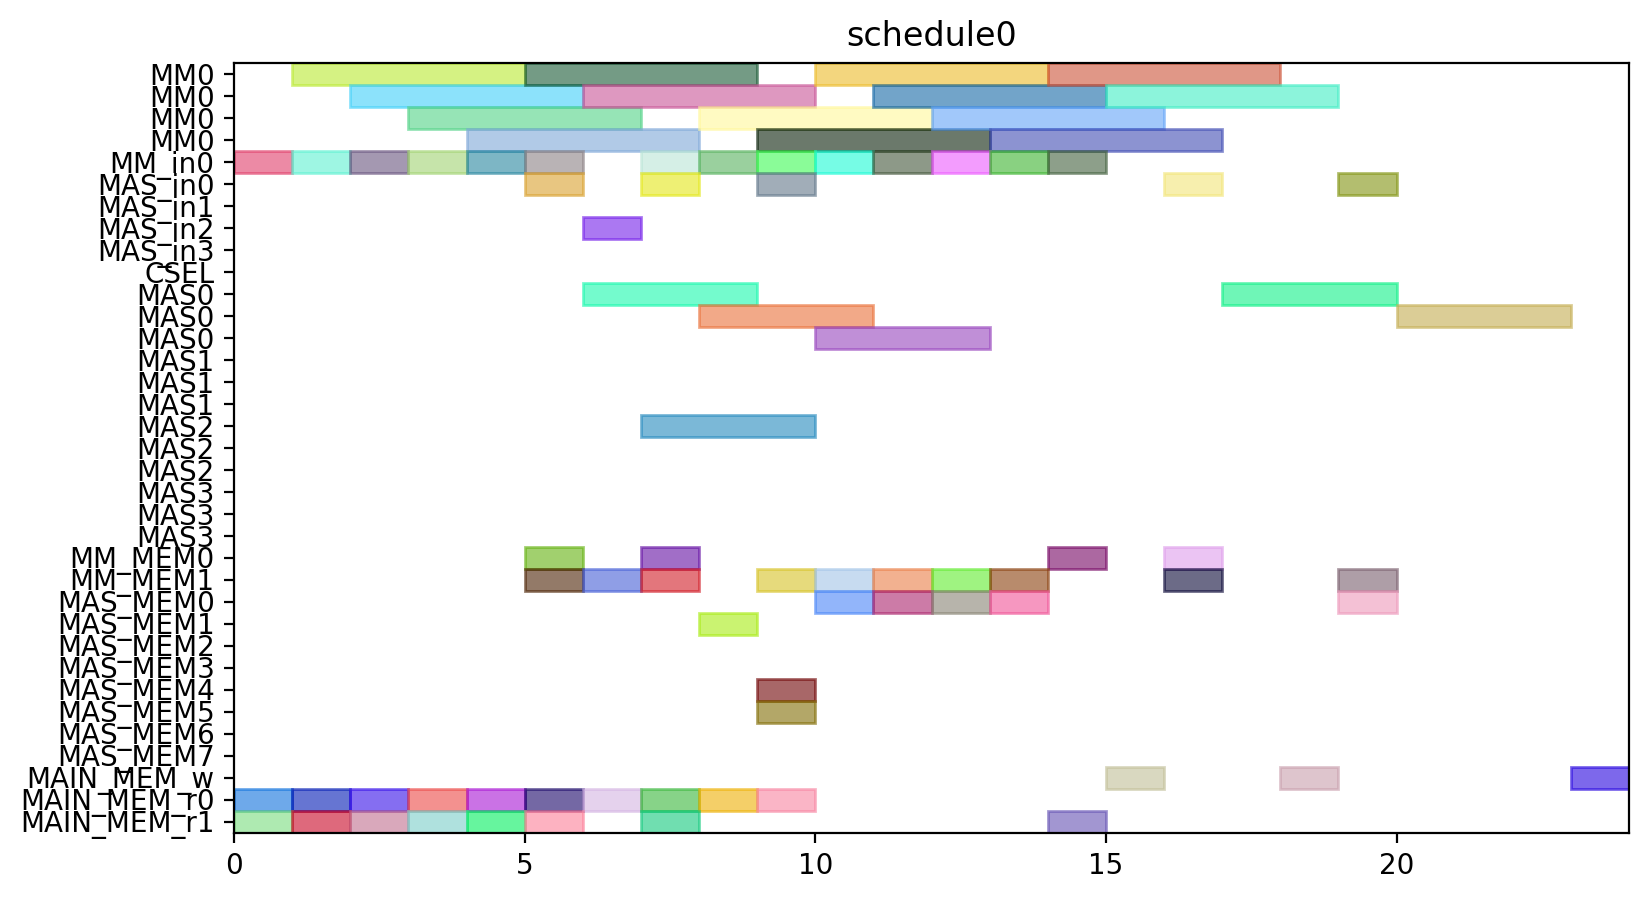

Here is the Python script that generated this plot:
from pyschedule import Scenario, solvers, plotters, alt


def solve():
	horizon = 120
	S = Scenario("schedule0", horizon=horizon)

	# resource
	MM = S.Resources('MM', num=1, size=4)
	MM_in = S.Resources('MM_in', num=1)
	MAS_in = S.Resources('MAS_in', num=4)
	CSEL = S.Resource('CSEL')
	MAS = S.Resources('MAS', num=4, size=3, periods=range(1, horizon))
	MM_MEM = S.Resources('MM_MEM', num=2)
	MAS_MEM = S.Resources('MAS_MEM', num=8)
	MAIN_MEM_w = S.Resource('MAIN_MEM_w', size=1)
	MAIN_MEM_r = S.Resources('MAIN_MEM_r', num=2)

	# result of previous scheduling

	# new tasks
	r1 = S.Task('r1', length=4, delay_cost=1)
	r1 += alt(MM)
	r1_in = S.Task('r1_in', length=1, delay_cost=1)
	r1_in += alt(MM_in)
	S += r1_in*MM_in[0]<=r1*MM[0]
	r1_mem0 = S.Task('r1_mem0', length=1, delay_cost=1)
	r1_mem0 += MAIN_MEM_r[0]
	S += r1_mem0 <= r1

	r1_mem1 = S.Task('r1_mem1', length=1, delay_cost=1)
	r1_mem1 += MAIN_MEM_r[1]
	S += r1_mem1 <= r1

	r3 = S.Task('r3', length=4, delay_cost=1)
	r3 += alt(MM)
	r3_in = S.Task('r3_in', length=1, delay_cost=1)
	r3_in += alt(MM_in)
	S += r3_in*MM_in[0]<=r3*MM[0]
	r3_mem0 = S.Task('r3_mem0', length=1, delay_cost=1)
	r3_mem0 += MAIN_MEM_r[0]
	S += r3_mem0 <= r3

	r3_mem1 = S.Task('r3_mem1', length=1, delay_cost=1)
	r3_mem1 += MAIN_MEM_r[1]
	S += r3_mem1 <= r3

	r4 = S.Task('r4', length=4, delay_cost=1)
	r4 += alt(MM)
	r4_in = S.Task('r4_in', length=1, delay_cost=1)
	r4_in += alt(MM_in)
	S += r4_in*MM_in[0]<=r4*MM[0]
	r4_mem0 = S.Task('r4_mem0', length=1, delay_cost=1)
	r4_mem0 += MAIN_MEM_r[0]
	S += r4_mem0 <= r4

	r4_mem1 = S.Task('r4_mem1', length=1, delay_cost=1)
	r4_mem1 += MAIN_MEM_r[1]
	S += r4_mem1 <= r4

	r5 = S.Task('r5', length=4, delay_cost=1)
	r5 += alt(MM)
	r5_in = S.Task('r5_in', length=1, delay_cost=1)
	r5_in += alt(MM_in)
	S += r5_in*MM_in[0]<=r5*MM[0]
	r5_mem0 = S.Task('r5_mem0', length=1, delay_cost=1)
	r5_mem0 += MAIN_MEM_r[0]
	S += r5_mem0 <= r5

	r5_mem1 = S.Task('r5_mem1', length=1, delay_cost=1)
	r5_mem1 += MAIN_MEM_r[1]
	S += r5_mem1 <= r5

	r6 = S.Task('r6', length=4, delay_cost=1)
	r6 += alt(MM)
	r6_in = S.Task('r6_in', length=1, delay_cost=1)
	r6_in += alt(MM_in)
	S += r6_in*MM_in[0]<=r6*MM[0]
	r6_mem0 = S.Task('r6_mem0', length=1, delay_cost=1)
	r6_mem0 += MAIN_MEM_r[0]
	S += r6_mem0 <= r6

	r6_mem1 = S.Task('r6_mem1', length=1, delay_cost=1)
	r6_mem1 += MAIN_MEM_r[1]
	S += r6_mem1 <= r6

	r12 = S.Task('r12', length=4, delay_cost=1)
	r12 += alt(MM)
	r12_in = S.Task('r12_in', length=1, delay_cost=1)
	r12_in += alt(MM_in)
	S += r12_in*MM_in[0]<=r12*MM[0]
	r12_mem0 = S.Task('r12_mem0', length=1, delay_cost=1)
	r12_mem0 += MAIN_MEM_r[0]
	S += r12_mem0 <= r12

	r12_mem1 = S.Task('r12_mem1', length=1, delay_cost=1)
	r12_mem1 += MAIN_MEM_r[1]
	S += r12_mem1 <= r12

	r13 = S.Task('r13', length=4, delay_cost=1)
	r13 += alt(MM)
	r13_in = S.Task('r13_in', length=1, delay_cost=1)
	r13_in += alt(MM_in)
	S += r13_in*MM_in[0]<=r13*MM[0]
	r13_mem0 = S.Task('r13_mem0', length=1, delay_cost=1)
	r13_mem0 += MAIN_MEM_r[0]
	S += r13_mem0 <= r13

	r13_mem1 = S.Task('r13_mem1', length=1, delay_cost=1)
	r13_mem1 += MAIN_MEM_r[1]
	S += r13_mem1 <= r13

	r2 = S.Task('r2', length=3, delay_cost=1)
	r2 += alt(MAS)
	r2_in = S.Task('r2_in', length=1, delay_cost=1)
	r2_in += alt(MAS_in)
	S += r2_in*MAS_in[0]<=r2*MAS[0]

	S += r2_in*MAS_in[1]<=r2*MAS[1]

	S += r2_in*MAS_in[2]<=r2*MAS[2]

	S += r2_in*MAS_in[3]<=r2*MAS[3]

	r2_mem0 = S.Task('r2_mem0', length=1, delay_cost=1)
	r2_mem0 += alt(MM_MEM)
	S += (r1*MM[0])-1 < r2_mem0*MM_MEM[0]
	S += r2_mem0 <= r2

	r2_mem1 = S.Task('r2_mem1', length=1, delay_cost=1)
	r2_mem1 += alt(MM_MEM)
	S += (r1*MM[0])-1 < r2_mem1*MM_MEM[1]
	S += r2_mem1 <= r2

	r7 = S.Task('r7', length=3, delay_cost=1)
	r7 += alt(MAS)
	r7_in = S.Task('r7_in', length=1, delay_cost=1)
	r7_in += alt(MAS_in)
	S += r7_in*MAS_in[0]<=r7*MAS[0]

	S += r7_in*MAS_in[1]<=r7*MAS[1]

	S += r7_in*MAS_in[2]<=r7*MAS[2]

	S += r7_in*MAS_in[3]<=r7*MAS[3]

	r7_mem0 = S.Task('r7_mem0', length=1, delay_cost=1)
	r7_mem0 += alt(MM_MEM)
	S += (r5*MM[0])-1 < r7_mem0*MM_MEM[0]
	S += r7_mem0 <= r7

	r7_mem1 = S.Task('r7_mem1', length=1, delay_cost=1)
	r7_mem1 += alt(MM_MEM)
	S += (r6*MM[0])-1 < r7_mem1*MM_MEM[1]
	S += r7_mem1 <= r7

	r8 = S.Task('r8', length=3, delay_cost=1)
	r8 += alt(MAS)
	r8_in = S.Task('r8_in', length=1, delay_cost=1)
	r8_in += alt(MAS_in)
	S += r8_in*MAS_in[0]<=r8*MAS[0]

	S += r8_in*MAS_in[1]<=r8*MAS[1]

	S += r8_in*MAS_in[2]<=r8*MAS[2]

	S += r8_in*MAS_in[3]<=r8*MAS[3]

	r8_mem0 = S.Task('r8_mem0', length=1, delay_cost=1)
	r8_mem0 += MAIN_MEM_r[0]
	S += r8_mem0 <= r8

	r8_mem1 = S.Task('r8_mem1', length=1, delay_cost=1)
	r8_mem1 += alt(MM_MEM)
	S += (r4*MM[0])-1 < r8_mem1*MM_MEM[1]
	S += r8_mem1 <= r8

	r10 = S.Task('r10', length=3, delay_cost=1)
	r10 += alt(MAS)
	r10_in = S.Task('r10_in', length=1, delay_cost=1)
	r10_in += alt(MAS_in)
	S += r10_in*MAS_in[0]<=r10*MAS[0]

	S += r10_in*MAS_in[1]<=r10*MAS[1]

	S += r10_in*MAS_in[2]<=r10*MAS[2]

	S += r10_in*MAS_in[3]<=r10*MAS[3]

	r10_mem0 = S.Task('r10_mem0', length=1, delay_cost=1)
	r10_mem0 += MAIN_MEM_r[0]
	S += r10_mem0 <= r10

	r10_mem1 = S.Task('r10_mem1', length=1, delay_cost=1)
	r10_mem1 += alt(MM_MEM)
	S += (r4*MM[0])-1 < r10_mem1*MM_MEM[1]
	S += r10_mem1 <= r10

	r9 = S.Task('r9', length=4, delay_cost=1)
	r9 += alt(MM)
	r9_in = S.Task('r9_in', length=1, delay_cost=1)
	r9_in += alt(MM_in)
	S += r9_in*MM_in[0]<=r9*MM[0]
	r9_mem0 = S.Task('r9_mem0', length=1, delay_cost=1)
	r9_mem0 += MAIN_MEM_r[0]
	S += r9_mem0 <= r9

	r9_mem1 = S.Task('r9_mem1', length=1, delay_cost=1)
	r9_mem1 += alt(MAS_MEM)
	S += (r7*MAS[0])-1 < r9_mem1*MAS_MEM[1]
	S += (r7*MAS[1])-1 < r9_mem1*MAS_MEM[3]
	S += (r7*MAS[2])-1 < r9_mem1*MAS_MEM[5]
	S += (r7*MAS[3])-1 < r9_mem1*MAS_MEM[7]
	S += r9_mem1 <= r9

	r11 = S.Task('r11', length=4, delay_cost=1)
	r11 += alt(MM)
	r11_in = S.Task('r11_in', length=1, delay_cost=1)
	r11_in += alt(MM_in)
	S += r11_in*MM_in[0]<=r11*MM[0]
	r11_mem0 = S.Task('r11_mem0', length=1, delay_cost=1)
	r11_mem0 += alt(MAS_MEM)
	S += (r10*MAS[0])-1 < r11_mem0*MAS_MEM[0]
	S += (r10*MAS[1])-1 < r11_mem0*MAS_MEM[2]
	S += (r10*MAS[2])-1 < r11_mem0*MAS_MEM[4]
	S += (r10*MAS[3])-1 < r11_mem0*MAS_MEM[6]
	S += r11_mem0 <= r11

	r11_mem1 = S.Task('r11_mem1', length=1, delay_cost=1)
	r11_mem1 += alt(MAS_MEM)
	S += (r10*MAS[0])-1 < r11_mem1*MAS_MEM[1]
	S += (r10*MAS[1])-1 < r11_mem1*MAS_MEM[3]
	S += (r10*MAS[2])-1 < r11_mem1*MAS_MEM[5]
	S += (r10*MAS[3])-1 < r11_mem1*MAS_MEM[7]
	S += r11_mem1 <= r11

	PX_new = S.Task('PX_new', length=4, delay_cost=1)
	PX_new += alt(MM)
	PX_new_in = S.Task('PX_new_in', length=1, delay_cost=1)
	PX_new_in += alt(MM_in)
	S += PX_new_in*MM_in[0]<=PX_new*MM[0]
	S += 0<PX_new

	PX_new_w = S.Task('PX_new_w', length=1, delay_cost=1)
	PX_new_w += alt(MAIN_MEM_w)
	S += PX_new <= PX_new_w

	PX_new_mem0 = S.Task('PX_new_mem0', length=1, delay_cost=1)
	PX_new_mem0 += alt(MAS_MEM)
	S += (r2*MAS[0])-1 < PX_new_mem0*MAS_MEM[0]
	S += (r2*MAS[1])-1 < PX_new_mem0*MAS_MEM[2]
	S += (r2*MAS[2])-1 < PX_new_mem0*MAS_MEM[4]
	S += (r2*MAS[3])-1 < PX_new_mem0*MAS_MEM[6]
	S += PX_new_mem0 <= PX_new

	PX_new_mem1 = S.Task('PX_new_mem1', length=1, delay_cost=1)
	PX_new_mem1 += alt(MM_MEM)
	S += (r12*MM[0])-1 < PX_new_mem1*MM_MEM[1]
	S += PX_new_mem1 <= PX_new

	r14 = S.Task('r14', length=4, delay_cost=1)
	r14 += alt(MM)
	r14_in = S.Task('r14_in', length=1, delay_cost=1)
	r14_in += alt(MM_in)
	S += r14_in*MM_in[0]<=r14*MM[0]
	r14_mem0 = S.Task('r14_mem0', length=1, delay_cost=1)
	r14_mem0 += alt(MAS_MEM)
	S += (r2*MAS[0])-1 < r14_mem0*MAS_MEM[0]
	S += (r2*MAS[1])-1 < r14_mem0*MAS_MEM[2]
	S += (r2*MAS[2])-1 < r14_mem0*MAS_MEM[4]
	S += (r2*MAS[3])-1 < r14_mem0*MAS_MEM[6]
	S += r14_mem0 <= r14

	r14_mem1 = S.Task('r14_mem1', length=1, delay_cost=1)
	r14_mem1 += alt(MM_MEM)
	S += (r3*MM[0])-1 < r14_mem1*MM_MEM[1]
	S += r14_mem1 <= r14

	Z1_new = S.Task('Z1_new', length=4, delay_cost=1)
	Z1_new += alt(MM)
	Z1_new_in = S.Task('Z1_new_in', length=1, delay_cost=1)
	Z1_new_in += alt(MM_in)
	S += Z1_new_in*MM_in[0]<=Z1_new*MM[0]
	S += 0<Z1_new

	Z1_new_w = S.Task('Z1_new_w', length=1, delay_cost=1)
	Z1_new_w += alt(MAIN_MEM_w)
	S += Z1_new <= Z1_new_w

	Z1_new_mem0 = S.Task('Z1_new_mem0', length=1, delay_cost=1)
	Z1_new_mem0 += alt(MAS_MEM)
	S += (r2*MAS[0])-1 < Z1_new_mem0*MAS_MEM[0]
	S += (r2*MAS[1])-1 < Z1_new_mem0*MAS_MEM[2]
	S += (r2*MAS[2])-1 < Z1_new_mem0*MAS_MEM[4]
	S += (r2*MAS[3])-1 < Z1_new_mem0*MAS_MEM[6]
	S += Z1_new_mem0 <= Z1_new

	Z1_new_mem1 = S.Task('Z1_new_mem1', length=1, delay_cost=1)
	Z1_new_mem1 += alt(MM_MEM)
	S += (r13*MM[0])-1 < Z1_new_mem1*MM_MEM[1]
	S += Z1_new_mem1 <= Z1_new

	r15 = S.Task('r15', length=4, delay_cost=1)
	r15 += alt(MM)
	r15_in = S.Task('r15_in', length=1, delay_cost=1)
	r15_in += alt(MM_in)
	S += r15_in*MM_in[0]<=r15*MM[0]
	r15_mem0 = S.Task('r15_mem0', length=1, delay_cost=1)
	r15_mem0 += alt(MAS_MEM)
	S += (r8*MAS[0])-1 < r15_mem0*MAS_MEM[0]
	S += (r8*MAS[1])-1 < r15_mem0*MAS_MEM[2]
	S += (r8*MAS[2])-1 < r15_mem0*MAS_MEM[4]
	S += (r8*MAS[3])-1 < r15_mem0*MAS_MEM[6]
	S += r15_mem0 <= r15

	r15_mem1 = S.Task('r15_mem1', length=1, delay_cost=1)
	r15_mem1 += alt(MM_MEM)
	S += (r9*MM[0])-1 < r15_mem1*MM_MEM[1]
	S += r15_mem1 <= r15

	r16 = S.Task('r16', length=4, delay_cost=1)
	r16 += alt(MM)
	r16_in = S.Task('r16_in', length=1, delay_cost=1)
	r16_in += alt(MM_in)
	S += r16_in*MM_in[0]<=r16*MM[0]
	r16_mem0 = S.Task('r16_mem0', length=1, delay_cost=1)
	r16_mem0 += alt(MM_MEM)
	S += (r11*MM[0])-1 < r16_mem0*MM_MEM[0]
	S += r16_mem0 <= r16

	r16_mem1 = S.Task('r16_mem1', length=1, delay_cost=1)
	r16_mem1 += MAIN_MEM_r[1]
	S += r16_mem1 <= r16

	r17 = S.Task('r17', length=3, delay_cost=1)
	r17 += alt(MAS)
	r17_in = S.Task('r17_in', length=1, delay_cost=1)
	r17_in += alt(MAS_in)
	S += r17_in*MAS_in[0]<=r17*MAS[0]

	S += r17_in*MAS_in[1]<=r17*MAS[1]

	S += r17_in*MAS_in[2]<=r17*MAS[2]

	S += r17_in*MAS_in[3]<=r17*MAS[3]

	r17_mem0 = S.Task('r17_mem0', length=1, delay_cost=1)
	r17_mem0 += alt(MM_MEM)
	S += (r14*MM[0])-1 < r17_mem0*MM_MEM[0]
	S += r17_mem0 <= r17

	r17_mem1 = S.Task('r17_mem1', length=1, delay_cost=1)
	r17_mem1 += alt(MM_MEM)
	S += (r15*MM[0])-1 < r17_mem1*MM_MEM[1]
	S += r17_mem1 <= r17

	PY_new = S.Task('PY_new', length=3, delay_cost=1)
	PY_new += alt(MAS)
	PY_new_in = S.Task('PY_new_in', length=1, delay_cost=1)
	PY_new_in += alt(MAS_in)
	S += PY_new_in*MAS_in[0]<=PY_new*MAS[0]

	S += PY_new_in*MAS_in[1]<=PY_new*MAS[1]

	S += PY_new_in*MAS_in[2]<=PY_new*MAS[2]

	S += PY_new_in*MAS_in[3]<=PY_new*MAS[3]

	S += 0<PY_new

	PY_new_w = S.Task('PY_new_w', length=1, delay_cost=1)
	PY_new_w += alt(MAIN_MEM_w)
	S += PY_new <= PY_new_w

	PY_new_mem0 = S.Task('PY_new_mem0', length=1, delay_cost=1)
	PY_new_mem0 += alt(MAS_MEM)
	S += (r17*MAS[0])-1 < PY_new_mem0*MAS_MEM[0]
	S += (r17*MAS[1])-1 < PY_new_mem0*MAS_MEM[2]
	S += (r17*MAS[2])-1 < PY_new_mem0*MAS_MEM[4]
	S += (r17*MAS[3])-1 < PY_new_mem0*MAS_MEM[6]
	S += PY_new_mem0 <= PY_new

	PY_new_mem1 = S.Task('PY_new_mem1', length=1, delay_cost=1)
	PY_new_mem1 += alt(MM_MEM)
	S += (r16*MM[0])-1 < PY_new_mem1*MM_MEM[1]
	S += PY_new_mem1 <= PY_new

	solvers.mip.solve(S,msg=1,kind='CPLEX',ratio_gap=1.01)

	solution = [['hoge']*len(S.solution()[1]) for i in range(len(S.solution()))]
	for i in range(len(S.solution())):
		for j in range(len(S.solution()[i])):
			solution[i][j]=str(S.solution()[i][j])
	print(solution)

	cycles = int(solution[-1][3])

	pic_file_name = "/home/mfukuda/ABE/multiRAM_multiMAS_16mux/scheduling_result/stage4MM1_stage3MAS4/EP_YRECOVER/schedule0.png"
	if(S.solution() != []):
		plotters.matplotlib.plot(S,img_filename=pic_file_name, show_task_labels=False, fig_size=(cycles*0.25+3, 5))

	return solution
